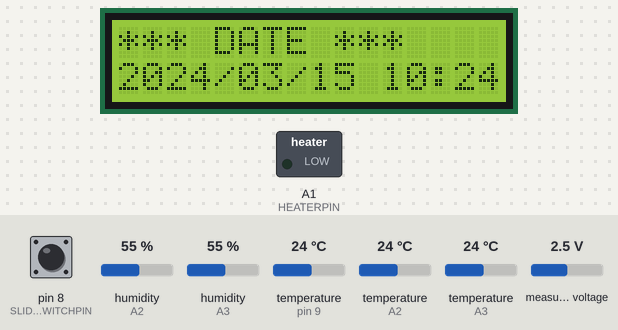
Bench run of a sketch on a simulated Arduino Uno, built with avr-gcc and run on an emulated ATmega328P. On the bench: 16×2 character LCD, switched loads named in the sketch (green lamp = pin HIGH). The test bench sets the inputs (shaded band); at power-on: pin 8 (SLIDERSWITCHPIN) HIGH, humidity (sensors on A2, A3) 55 %, temperature (sensors on pin 9, A2, A3) 24 °C, measured voltage 2.5 V. The local clock reads 2024-03-15 10:24:30 at power-on unless the sketch sets it; storage starts empty; what the sketch prints to the serial monitor is not drawn.

Above: at 2.2 s.
At 17.6 s:
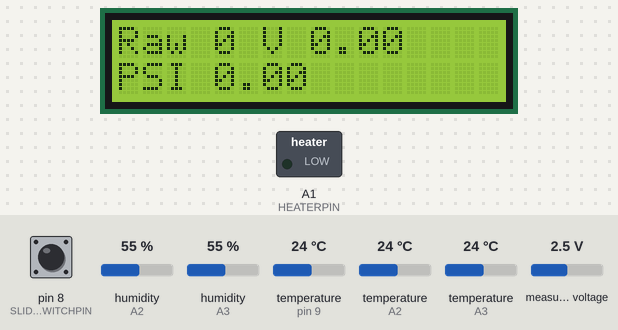
17.7 s: pin 8 (SLIDERSWITCHPIN) pulled LOW for 3.2 s
At 19.7 s:
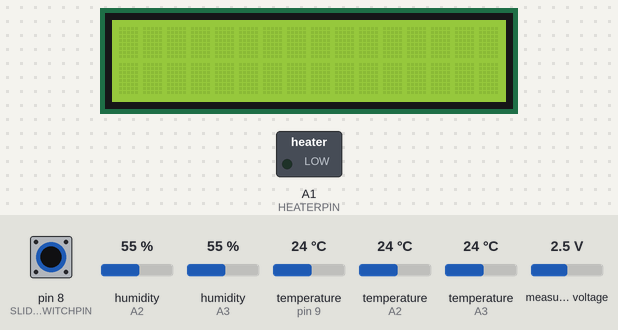
23.8 s: pin 8 (SLIDERSWITCHPIN) pulled LOW for 1.1 s
At 25.2 s:
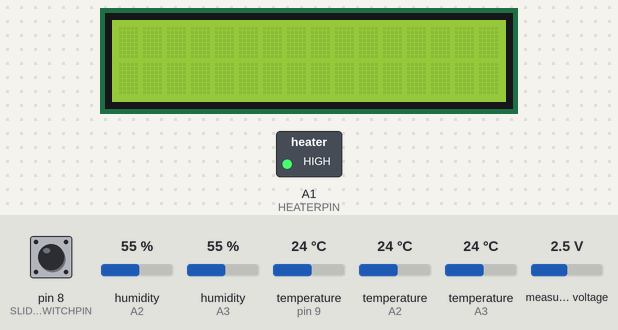
Timing chart, 0 to 26.8 s (numbered marks = the images above; inputs shaded):
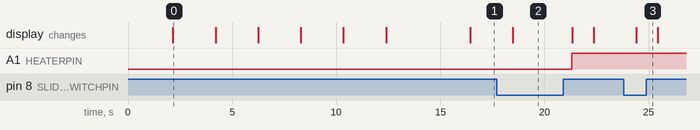

Measured:
- after the input at 17.7 s, A1 (HEATERPIN): LOW → HIGH after 3.6 s; the display: changes after 0.77 s (image 2)
- after the input at 23.8 s, the display: changes after 0.61 s (image 3)
- what the display in image 0 shows lasts 2.0 s, from 2.2 s to 4.2 s

The sketch:

mechanical_whale_blow.ino
```cpp
/**************************************************************************
  Mechanical Whale Blow

  Original Code:  2020-03-05

  Tom Rolander, MSEE
  Mentor, Circuit Design & Software
  Miller Library, Fabrication Lab
  Hopkins Marine Station, Stanford University,
  120 Ocean View Blvd, Pacific Grove, CA 93950
  +1 831.915.9526 | rolander@stanford.edu

 **************************************************************************/

#define VERSION "Ver 0.91"
#define MODIFIED "2020-10-29"

#define SAMPLE_RATE 5 // Sample at 5 second frequency

#define MODE_NORMAL 0

#define DEBUG_SERIAL_PRINT  1

#define USE_ADS1115 1

#include <SPI.h>
#include <SD.h>

#include <OneWire.h>
#include <DallasTemperature.h>
/********************************************************************/
// Data wire is plugged into pin 9 on the Arduino
#define ONE_WIRE_BUS 9
/********************************************************************/
// Setup a oneWire instance to communicate with any OneWire devices
// (not just Maxim/Dallas temperature ICs)
OneWire oneWire(ONE_WIRE_BUS);
/********************************************************************/
// Pass our oneWire reference to Dallas Temperature.
DallasTemperature sensors(&oneWire);


#include <DHT.h>;
//Constants
#define DHT1PIN A2     // what pin we're connected to
#define DHT2PIN A3     // what pin we're connected to
#define DHTTYPE DHT22   // DHT 22  (AM2302)
DHT dht1(DHT1PIN, DHTTYPE); //// Initialize DHT sensor for normal 16mhz Arduino
DHT dht2(DHT2PIN, DHTTYPE); //// Initialize DHT sensor for normal 16mhz Arduino

const int HEATERPIN =  A1;

const int SLIDERSWITCHPIN = 8;

const int PRESSUREPIN = A0;

/********************************************************************/
// Global data
float T1 = 0.0;
float H1 = 0.0;
float T2 = 0.0;
float H2 = 0.0;
float PR = 0.0;
float TS = 0.0;

const float LO_TEMP = 36.0;
const float HI_TEMP = 38.0;

bool bHeat = false;
bool bHeatState = false;

int iSlideSwitch = 0;
int iSlideSwitchState = 0;
int iSlideSwitchStateOld = 0;

int iMode = MODE_NORMAL;

bool bSDLogFail = false;
int  iToggle = 0;

File fileSDCard;

int iYear = 0;
int iMonth = 0;
int iDay = 0;
int iHour = 0;
int iMinute = 0;
int iSecond = 0;

int iPressureValue[250];
int iPressureValueIndex = 0;

// change this to match your SD shield or module;
// Arduino Ethernet shield: pin 4
// Adafruit SD shields and modules: pin 10
// Sparkfun SD shield: pin 8
// MKRZero SD: SDCARD_SS_PIN
const int chipSelectSDCard = 10;

// Date and time functions using a DS1307 RTC connected via I2C and Wire lib
#include <Wire.h>
#include "RTClib.h"

RTC_PCF8523 rtc;
DateTime now;

#include "Adafruit_LiquidCrystal.h"

//#include <LiquidCrystal.h>

//const int rs = 6, en = 7, d4 = 5, d5 = 4, d6 = 3, d7 = 2;
//LiquidCrystal lcd(rs, en, d4, d5, d6, d7);

// Connect via SPI. Data pin is #3, Clock is #2 and Latch is #4
Adafruit_LiquidCrystal lcd(3, 2, 4);


#include <Adafruit_ADS1015.h>

Adafruit_ADS1115 ads1115;    // Construct an ads1115 at the default address: 0x48
const float multiplier = 0.1875F;

void setup()
{
  // Open serial communications and wait for port to open:
  Serial.begin(9600);
  while (!Serial)
  {
    ; // wait for serial port to connect. Needed for native USB port only
  }

#if DEBUG_SERIAL_PRINT
  Serial.println(F("++++++++++++++++++++"));
  Serial.println("");
  Serial.println(F("Mechanical Whale Blow"));
  Serial.print(F(VERSION));
  Serial.print(F(" "));
  Serial.println(F(MODIFIED));
#endif

  Wire.begin();

  ads1115.begin();  // Initialize ads1115
  // ads.setGain(GAIN_TWOTHIRDS);  +/- 6.144V  1 bit = 0.1875mV (default)

  pinMode(HEATERPIN, OUTPUT);
  digitalWrite(HEATERPIN, LOW);

  pinMode(SLIDERSWITCHPIN, INPUT_PULLUP);

  sensors.begin();

  dht1.begin();
  dht2.begin();

  // set up the LCD's number of columns and rows:
  lcd.begin(16, 2);
  lcd.clear();
  lcd.setCursor(0, 0);
  lcd.print(F("Mech. Whale Blow"));
  lcd.print(F(VERSION));
  lcd.setCursor(0, 1);
  lcd.print(F("TAR "));
  lcd.print(F(MODIFIED));
  delay(2000);

  // Initialize the Real Time Clock
  if (! rtc.begin())
  {
    lcd.clear();
    lcd.setCursor(0, 0);
    lcd.print(F("*** ERROR ***   "));
    lcd.setCursor(0, 1);
    lcd.print(F("Couldnt find RTC"));
#if DEBUG_SERIAL_PRINT
  Serial.println(F("Couldnt find RTC"));
#endif
    while (1);
  }
  if (! rtc.initialized())
  {
    lcd.clear();
    lcd.setCursor(0, 0);
    lcd.print(F("*** WARN ***    "));
    lcd.setCursor(0, 1);
    lcd.print(F("RTC isnt running"));

    // following line sets the RTC to the date & time this sketch was compiled
    rtc.adjust(DateTime(F(__DATE__), F(__TIME__)));
  }
  now = rtc.now();
  iYear = now.year();
  iMonth = now.month();
  iDay = now.day();
  iHour = now.hour();
  iMinute = now.minute();
  iSecond = now.second();

  lcd.clear();
  lcd.setCursor(0, 0);
  lcd.print(F("*** DATE ***    "));
  lcd.setCursor(0, 1);
  lcd.print(iYear, DEC);
  lcd.print(F("/"));
  LCDPrintTwoDigits(iMonth);
  lcd.print(F("/"));
  LCDPrintTwoDigits(iDay);
  lcd.print(F(" "));
  LCDPrintTwoDigits(iHour);
  lcd.print(F(":"));
  LCDPrintTwoDigits(iMinute);

#if DEBUG_SERIAL_PRINT
  Serial.print(iYear);
  Serial.print("/");
  SerialPrintTwoDigits(iMonth);
  Serial.print("/");
  SerialPrintTwoDigits(iDay);
  Serial.print(" ");
  SerialPrintTwoDigits(iHour);
  Serial.print(":");
  SerialPrintTwoDigits(iMinute);
  Serial.println("");
#endif

  delay(2000);

  SetupSDCardOperations();

  lcd.clear();
  lcd.setCursor(0, 0);
  lcd.print(F("H1_ T1_ H2_ T2_ "));
  lcd.setCursor(0, 1);
  lcd.print(F("PR_ TS_ HH MM SS"));
  delay(4000);
}

void loop()
{
  DoSlideSwitch();

  if (iSlideSwitchState == 1)
  {
    if (iSlideSwitchStateOld == 0)
    {
      lcd.clear();

      while (1)
      {
        const float pressureZero = 0.0; //analog reading of pressure transducer at 0psi
        const float pressureMax = 1023.0; //analog reading of pressure transducer at 100psi
        const float pressuretransducermaxPSI = 15.0; //psi value of transducer being used

        uint16_t rawReading = 0;
        float pressureValue = 0.0;
        float volts = 0.0;

#if USE_ADS1115
        uint16_t adc0 = ads1115.readADC_SingleEnded(0);
        rawReading = adc0;
        volts = (rawReading * multiplier)/1000;
        pressureValue = (volts/5.0)*pressuretransducermaxPSI;
#else
        rawReading = analogRead(PRESSUREPIN);
        //volts = rawReading * (5.0 / 1023.0);
        volts = (rawReading + 0.5) * (5.0 / 1024.0);
        pressureValue = ((rawReading-pressureZero)*pressuretransducermaxPSI)/(pressureMax-pressureZero);
#endif


        Serial.print(" RAW = ");
        Serial.print(rawReading);
        Serial.print(" V = ");
        Serial.print(volts);
        Serial.print(" PSI = ");
        Serial.println(pressureValue);

        lcd.setCursor(0, 0);
        lcd.print(F("Raw "));
        lcd.print(rawReading);
        lcd.print(F(" V "));
        lcd.print(volts);
        lcd.setCursor(0, 1);
        lcd.print(F("PSI "));
        lcd.print(pressureValue);

        delay(1000);

        DoSlideSwitch();
        if (iSlideSwitchState == 0)
        {
          // write out buffered pressure values
          lcd.clear();
          return;
        }

      }

    }
  }
  else
  {
  }

  now = rtc.now();
  iHour = now.hour();
  iMinute = now.minute();
  iSecond = now.second();

  if (iMode == MODE_NORMAL)
  {
    if ((iSecond % SAMPLE_RATE) == 0)
    {
      GetReadings();
      UpdateLCD();
      SetHeater();
      SDLogging(bHeat ? F("HeatON") : F("HeatOFF"));
    }
  }
  delay(1000);

}

void DoSlideSwitch()
{
  iSlideSwitch = digitalRead(SLIDERSWITCHPIN);
  if (iSlideSwitch != iSlideSwitchState)
  {
    iSlideSwitchStateOld = iSlideSwitchState;
    iSlideSwitchState = iSlideSwitch;
#if DEBUG_SERIAL_PRINT
    Serial.print(F("Slide Switch = "));
    Serial.println(iSlideSwitch);
#endif
  }
}

void SerialPrintTwoDigits(int iVal)
{
  if (iVal < 10)
    Serial.print(F("0"));
  Serial.print(iVal, DEC);
}

void LCDPrintTwoDigits(int iVal)
{
  if (iVal < 10)
    lcd.print(F("0"));
  lcd.print(iVal, DEC);
}

void LCDPrintThreeDigits(float fVal)
{
  if (fVal < 100.0)
    lcd.print(F("0"));
  if (fVal < 10.0)
    lcd.print(F("0"));
  int iVal = (int) fVal;
  lcd.print(iVal, DEC);
}

void SetupSDCardOperations()
{
  lcd.clear();
  lcd.setCursor(0, 0);
  lcd.print(F("*** STATUS ***  "));
  lcd.setCursor(0, 1);
  lcd.print(F("SD Init Start   "));

  if (!SD.begin(chipSelectSDCard)) {
    lcd.clear();
    lcd.setCursor(0, 0);
    lcd.print(F("*** ERROR ***   "));
    lcd.setCursor(0, 1);
    lcd.print(F("SD Init Failed  "));
#if DEBUG_SERIAL_PRINT
    Serial.println(F("SD Init Failed"));
#endif
    while (1);
  }

  delay(2000);
  lcd.clear();
  lcd.setCursor(0, 0);
  lcd.print(F("* Test clock.csv"));
  lcd.setCursor(0, 1);

  if (SD.exists("clock.csv"))
  {
    lcd.print(F("  Set Clock     "));
    delay(2000);

    fileSDCard = SD.open("clock.csv");
    if (fileSDCard)
    {
      if (fileSDCard.available())
      {
        char strClockSetting[256];
        fileSDCard.read(strClockSetting, sizeof(strClockSetting));
        strClockSetting[sizeof(strClockSetting)] = '\0';
        char *ptr1 = strchr(&strClockSetting[0],'\n');
        if (ptr1 != 0)
        {
            *ptr1++ = '\0';
        }
#if DEBUG_SERIAL_PRINT
        Serial.println("Set Clock:");
        Serial.println(strClockSetting);
#endif
        int iDateTime[6] = {0, 0, 0, 0, 0, 0};
        for (int i = 0; i < 6; i++)
        {
          char *ptr2 = strchr(ptr1, ',');
          if (ptr2 != 0)
          {
            *ptr2 = '\0';
            iDateTime[i] = atoi(ptr1);
#if DEBUG_SERIAL_PRINT
            Serial.print(i);
            Serial.print(" ");
            Serial.println(iDateTime[i]);
#endif
            ptr1 = &ptr2[1];
          }
          else
          {
            break;
          }
        }

        rtc.adjust(DateTime(iDateTime[0], iDateTime[1], iDateTime[2], iDateTime[3], iDateTime[4], iDateTime[5]));
        SD.remove("clock.csv");

        lcd.setCursor(0, 1);
        lcd.print(F("* removed *     "));
        delay(2000);

      }
      fileSDCard.close();
    }
  }
  else
  {
    lcd.print(F("* does not exist"));
  }
  delay(2000);

  // open the file for reading:
  fileSDCard = SD.open("LOGGING.CSV");
  if (fileSDCard)
  {
    if (fileSDCard.available())
    {
    }
    fileSDCard.close();
  }
  else
  {
    fileSDCard = SD.open("LOGGING.CSV", FILE_WRITE);
    if (fileSDCard)
    {
      fileSDCard.println(F("\"Date\",\"Time\",\"OP\",\"H1\",\"T1\",\"H2\",\"T2\",\"PR\",\"TS\""));
      // OP:
      // Startup
      // HeatON
      // HeatOFF
      fileSDCard.close();
      lcd.clear();
      lcd.setCursor(0, 0);
      lcd.print(F("*** CREATE ***  "));
      lcd.setCursor(0, 1);
      lcd.print(F("SD LOGGING.CSV  "));
      delay(2000);
    }
    else
    {
      lcd.clear();
      lcd.setCursor(0, 0);
      lcd.print(F("*** ERROR ***   "));
      lcd.setCursor(0, 1);
      lcd.print(F("SD Write Failed "));
      while (1);
    }
  }
  SD.end();

  lcd.clear();
  lcd.setCursor(0, 0);
  lcd.print(F("*** STATUS ***  "));
  lcd.setCursor(0, 1);
  lcd.print(F("SD Init Finish  "));
  delay(2000);
  lcd.clear();

  SDLogging(F("StartUp "));
}

void GetReadings()
{
  // Get Humidity and Temperature for Lung and Diaphragm
  H1 = dht1.readHumidity();
  T1 = dht1.readTemperature();
  H2 = dht2.readHumidity();
  T2 = dht2.readTemperature();

  TS = GetWaterTempSensor();

  PR = GetPressureTransmitterPSI();
  if (PR < 0.0)
    PR = 0.0;
}

void SetHeater()
{
  if (TS < LO_TEMP)
  {
    bHeat = true;
    if (bHeatState == false)
    {
      digitalWrite(HEATERPIN, HIGH);
      bHeatState = true;
#if DEBUG_SERIAL_PRINT
      Serial.println("HeatON");
#endif
    }
  }
  else if (TS > HI_TEMP)
  {
    bHeat = false;
    if (bHeatState == true)
    {
      digitalWrite(HEATERPIN, LOW);
      bHeatState = false;
#if DEBUG_SERIAL_PRINT
      Serial.println("HeatOFF");
#endif
    }
  }
}


void UpdateLCD()
{
  // "H1_ T1_ H2_ T2_ "
  // "PR_ TS_ HH:MM:SS"

  lcd.setCursor(8, 1);
  LCDPrintTwoDigits(iHour);
  lcd.print(F(":"));
  LCDPrintTwoDigits(iMinute);
  lcd.print(F(":"));
  LCDPrintTwoDigits(iSecond);

  lcd.setCursor(0, 0);
  LCDPrintThreeDigits(H1);
  lcd.print(F(" "));
  LCDPrintThreeDigits(T1);
  lcd.print(F(" "));
  LCDPrintThreeDigits(H2);
  lcd.print(F(" "));
  LCDPrintThreeDigits(T2);
  lcd.print(F(" "));
  lcd.setCursor(0, 1);
//  LCDPrintThreeDigits(PR);
  LCDPrintThreeDigits((PR * 10.0) + 0.5);
  lcd.print(F(" "));
  LCDPrintThreeDigits(TS);
  lcd.print(F(" "));
}

void SDLogging(const __FlashStringHelper*status)
{
  if (!SD.begin(chipSelectSDCard))
  {
    bSDLogFail = true;
    iToggle++;
    if ((iToggle & B00000001) == 0)
    {
      lcd.setCursor(0, 1);
      lcd.print(F("SD LogFail"));
    }
    return;
  }
  bSDLogFail = false;
  iToggle = 0;

  //  if ((strcmp((const char*) status, "") != 0) || bForceOneMinuteLogging)
  {
    fileSDCard = SD.open("LOGGING.CSV", FILE_WRITE);

    // if the file opened okay, write to it:
    if (fileSDCard)
    {
      //    (F("\"Date\",\"Time\",\"OP\",\"H1\",\"T1\",\"H2\",\"T2\",\"PR\",\"TS\""));
      fileSDCard.print(now.year(), DEC);
      fileSDCard.print("/");
      fileSDCard.print(now.month(), DEC);
      fileSDCard.print("/");
      fileSDCard.print(now.day(), DEC);
      fileSDCard.print(",");
      fileSDCard.print(now.hour(), DEC);
      fileSDCard.print(":");
      fileSDCard.print(now.minute(), DEC);
      fileSDCard.print(":");
      fileSDCard.print(now.second(), DEC);
      fileSDCard.print(",");
      fileSDCard.print(status);
      fileSDCard.print(",");
      fileSDCard.print(H1);
      fileSDCard.print(",");
      fileSDCard.print(T1);
      fileSDCard.print(",");
      fileSDCard.print(H2);
      fileSDCard.print(",");
      fileSDCard.print(T2);
      fileSDCard.print(",");
      fileSDCard.print(PR);
      fileSDCard.print(",");
      fileSDCard.print(TS);

      fileSDCard.println("");
      fileSDCard.close();
      SD.end();
    }
    else
    {
      // if the file didn't open, display an error:
      lcd.setCursor(0, 0);
      lcd.print(F("*** ERROR ***   "));
      lcd.setCursor(0, 1);
      lcd.print(F("Open LOGGING.CSV"));
    }
  }
}

float GetWaterTempSensor()
{
  float celsius = 0.0;

 sensors.requestTemperatures(); // Send the command to get temperature readings
 celsius = sensors.getTempCByIndex(0);

 if (celsius < 0.0)
  celsius = 0.0;

 return(celsius);
}

float GetPressureTransmitterPSI()
{
#if 0
  int sensorVal = analogRead(PRESSUREPIN);
  float voltage = (sensorVal * 5.0) / 1024.0;
  float pressure_pascal = (3.0 * ((float)voltage - 0.47)) * 1000000.0;
  float pressure_bar = pressure_pascal / 10e5;
  float psi = pressure_bar * 14.5038;
  float new_psi = (250.0 * (voltage / 3.0)) - 25.0;

#if DEBUG_SERIAL_PRINT
  Serial.print("Sensor Value: ");
  Serial.print(sensorVal);
  Serial.print("  Volts: ");
  Serial.print(voltage);
  Serial.print("  Pressure = ");
  Serial.print(pressure_bar);
  Serial.print(" bars");
  Serial.print("  PSI = ");
  Serial.print(psi);
  Serial.print("  New Pressure = ");
  Serial.println(new_psi);
#endif
  return(psi);
#endif

  //const float pressureZero = 102.4; //analog reading of pressure transducer at 0psi
  //const float pressureMax = 921.6; //analog reading of pressure transducer at 100psi
  //const float pressuretransducermaxPSI = 100.0; //psi value of transducer being used
  const float pressureZero = 0.0; //analog reading of pressure transducer at 0psi
  const float pressureMax = 1023.0; //analog reading of pressure transducer at 100psi
  const float pressuretransducermaxPSI = 15.0; //psi value of transducer being used

  float rawReading = 0.0;
  float pressureValue = 0.0;
  float volts = 0.0;

#if USE_ADS1115
        uint16_t adc0 = ads1115.readADC_SingleEnded(0);
        rawReading = adc0;
        volts = (rawReading * multiplier)/1000;
        pressureValue = (volts/5.0)*pressuretransducermaxPSI;
#else
        rawReading = (float) analogRead(PRESSUREPIN);
        //volts = rawReading * (5.0 / 1023.0);
        volts = (rawReading + 0.5) * (5.0 / 1024.0);
        pressureValue = ((rawReading-pressureZero)*pressuretransducermaxPSI)/(pressureMax-pressureZero);
#endif

  if (iSlideSwitchState == 0)
  {
#if DEBUG_SERIAL_PRINT
    if (iHour<10) Serial.print("0");
    Serial.print(iHour);
    Serial.print(":");
    if (iMinute<10) Serial.print("0");
    Serial.print(iMinute);
    Serial.print(":");
    if (iSecond<10) Serial.print("0");
    Serial.print(iSecond);

    Serial.print(" H1=");
    Serial.print(H1);
    Serial.print(" T1=");
    Serial.print(T1);
    Serial.print(" H2=");
    Serial.print(H2);
    Serial.print(" T2=");
    Serial.print(T2);
    Serial.print(" TS=");
    Serial.print(TS);
    Serial.print(" PSI=");
    Serial.print(pressureValue);
    Serial.print(" SV=");
    Serial.print(rawReading);
    Serial.print(" V=");
    Serial.println(volts);
#endif
  }
  return(pressureValue);
}
```
